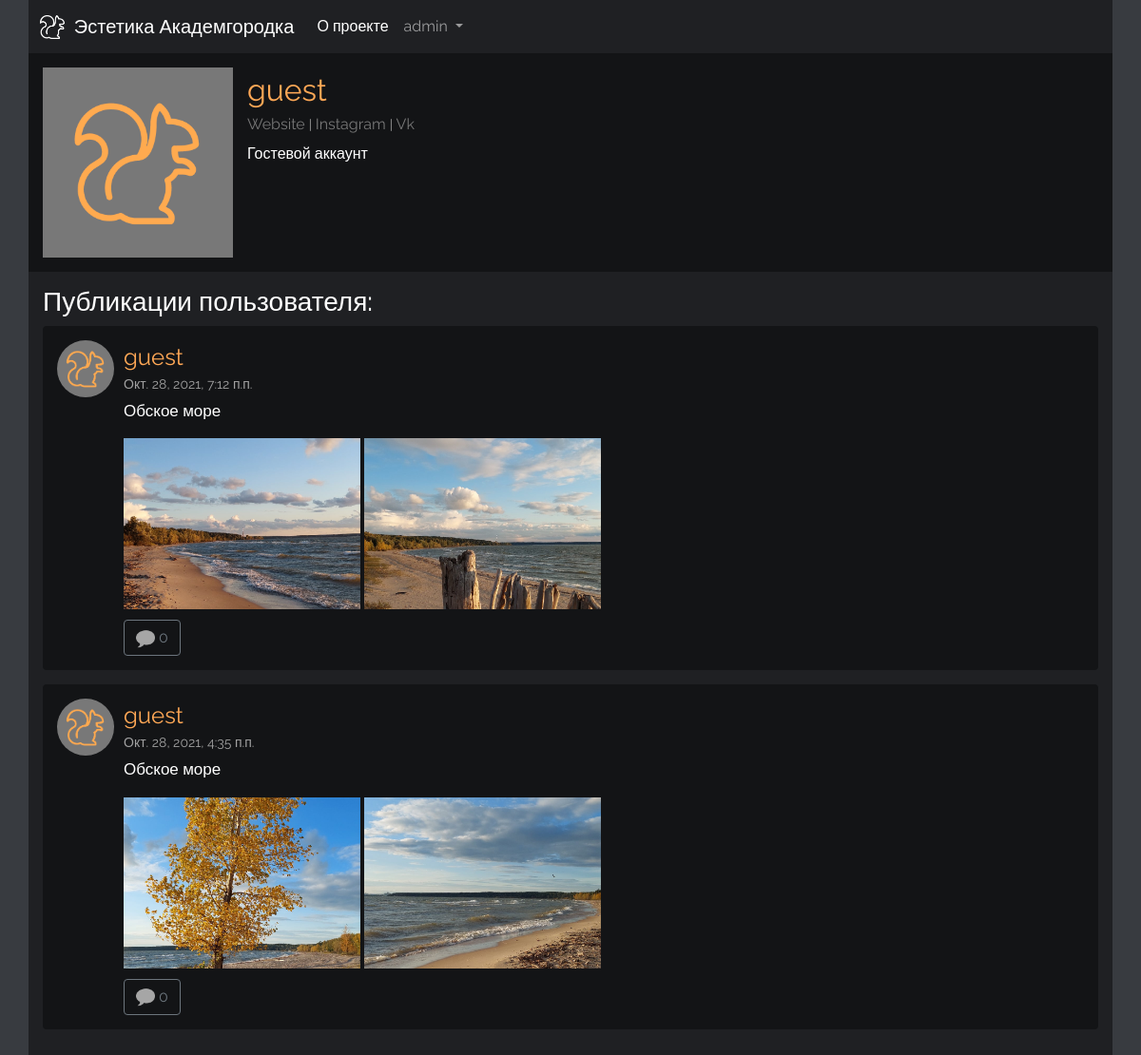
The page /profile/7/ (signed in) on the database its author committed.
### main/models.py (models this page shows, shortened)
class Profile(models.Model):
    user = models.OneToOneField(User, null=True, on_delete=models.CASCADE)
    profile_pic = models.ImageField(null=True, blank=True, default="", upload_to = "profile/")
    bio = models.TextField(null=True, blank=True)
    website_url = models.CharField(max_length=255, null=True, blank=True)
    inst_url = models.CharField(max_length=255, null=True, blank=True)
    vk_url = models.CharField(max_length=255, null=True, blank=True)
    def __str__(self):
        return str(self.user)

class Post(models.Model):
    class Meta:
        verbose_name = 'Post'
        verbose_name_plural = 'Posts'
    post_author = models.ForeignKey(User, on_delete=models.CASCADE)
    post_text = models.TextField()
    post_date = models.DateTimeField(default=timezone.now)

class Photo(models.Model):
    class Meta:
        verbose_name = 'Photo'
        verbose_name_plural = 'Photos'
    post = models.ForeignKey(Post, on_delete=models.CASCADE, null=True, blank=True)
    image = models.ImageField(null=False, blank=False, default="")

### main/views.py (the view)
# urls.py: path('profile/<int:pk>/', views.ProfileView.as_view(), name='profile'),
class ProfileView(generic.DetailView):
    model = Profile
    template_name = 'main/profile.html'
    def get_context_data(self, *args, **kwargs):
        users = Profile.objects.all()
        context = super(ProfileView, self).get_context_data(*args, **kwargs)
        page_user = get_object_or_404(Profile, id=self.kwargs['pk'])
        context["page_user"] = page_user
        user_post_list = Post.objects.filter(post_author = page_user.user).order_by('-post_date')
        context["user_post_list"] = user_post_list
        photo_list = Photo.objects.all()
        context["photo_list"] = photo_list
        return context

### main/templates/main/profile.html (shortened to what this page needs)
<!DOCTYPE html>
<html lang="ru">
<head>
  {% load static %}
  <link rel="stylesheet" href="{% static 'main/css/bootstrap.min.css' %}" type="text/css">
  <link rel="stylesheet" type="text/css" href="{% static 'main/css/style.css' %}">
</head>
<body>
  <div class="container">
    <nav class="navbar-dark navbar navbar-expand-lg">
      <div class="container-fluid">
        <a class="navbar-brand" href="{% url 'main:index' %}">
          <img src="/static/main/img/logo.png" alt="" class="d-inline-block align-text-top logo">
           Эстетика Академгородка
        </a>
        <div class="collapse navbar-collapse" id="navbarNavDropdown">
          <ul class="navbar-nav">
            <li class="nav-item">
              <a class="nav-link active" aria-current="page" href="{% url 'main:about' %}">О проекте</a>
            </li>
            {% if request.user.is_authenticated %}
            <li class="nav-item dropdown">
              <a class="nav-link dropdown-toggle" href="#" id="navbarDropdownMenuLink" role="button" data-bs-toggle="dropdown" aria-expanded="false">
                {{ user.username }}
              </a>
            </li>
            {% endif %}
              </ul>
        </div>
      </div>
    </nav>
    <div class="profile">
      {% if page_user.profile_pic %}
        <img class="profile-photo" src="{{ page_user.profile_pic.url }}" alt="image">
      {% else %}
        <img class="profile-photo" src="/static/main/img/profile-pic.png" alt="image">
      {% endif %}
      <div class="profile-info">
        <div><a class="post-author fs-2" href="{% url 'main:profile' page_user.id %}">{{ page_user }}</a></div>
        {% if page_user.website_url %}
          <a href="https://{{ page_user.website_url }}" target="_blank" class="profile-link">Website</a>
          <span class="vertical-bar"> | </span>
        {% else %}
          <span class="profile-link-disabled">Website</span>
          <span class="vertical-bar"> | </span>
        {% endif %}
        {% if page_user.inst_url %}
          <a href="https://{{ page_user.inst_url }}" target="_blank" class="profile-link">Instagram</a>
          <span class="vertical-bar"> | </span>
        {% else %}
          <span class="profile-link-disabled">Instagram</span>
          <span class="vertical-bar"> | </span>
        {% endif %}
        {% if page_user.vk_url %}
          <a href="https://{{ page_user.vk_url }}" target="_blank" class="profile-link">Vk</a>
        {% else %}
          <span class="profile-link-disabled">Vk</span>
        {% endif %}
        <div class="profile-bio">
          {% if page_user.bio %}
            {{ page_user.bio|linebreaks }}
          {% endif %}
        </div>
      </div>
    </div>
    <div class="posts">
      <h3 class="user-posts-heading">Публикации пользователя:</h3>
      {% for el in user_post_list %}
      <div class="post rounded">
        {% if el.post_author.profile.profile_pic %}
          <img src="{{ el.post_author.profile.profile_pic.url }}" class="post-author-pic" alt="image">
        {% else %}
          <img class="post-author-pic" src="/static/main/img/profile-pic.png" alt="image">
        {% endif %}
        <div class="post-info">
          <div><a class="post-author fs-4" href="{% url 'main:profile' el.post_author.profile.id %}">{{ el.post_author }}</a></div>
          <span class="post-date">{{ el.post_date }} </span>
          <div class="post-text">{{ el.post_text|linebreaks }}</div>
        </div>
        <div class="post-photos">
        {% for photo in photo_list %}
          {% if el == photo.post %}
            <a href="#photo{{photo.id}}" data-bs-toggle="modal" class="photo-link"><img class="post-photo col-xl-3 col-md-4 col-sm-6 col-xs-12" src="{{photo.image.url}}" alt="image"></a>
          {% endif %}
        {% endfor %}
        </div>
        {% if request.user.is_authenticated %}
        <a class="btn btn-outline-secondary comments-count" href="{% url 'main:post' el.id %}" target="_blank">
          <img class="icon" src="/static/main/img/speech-grey.png" alt="Комментарии: "> {{ el.comment_set.count }}
        </a>
        {% endif %}
      </div>
      {% endfor %}
    </div>
  </div>
</body>
</html>

### main/static/main/css/style.css (style rules this page uses)
html, body { background: #383b40; color: #fff; font-family: 'Raleway', sans-serif; }
.container { background: #1f2023; padding: 0; }
.navbar { background: #1f2023; }
.navbar a { color: #fff; }
a.navbar-brand { font-weight: 200; }
.logo { margin: 0 5px 0 0; height: 25px; }
.posts { padding: 15px; }
.post { padding: 15px 15px 15px 15px; margin: 0 0 15px 0; background-color: rgb(19, 20, 22); font-size: 0; }
.post-author-pic { border-radius: 50%; height: 60px; width: 60px; object-fit: cover; margin: 0 10px 8px 0; float: left; }
.post-info { margin: 0 0 0 70px; }
.post-author { color: #ffa856; text-decoration: none; }
.post-date { color: #a1a1a1; font-size: 14px; text-decoration: none; }
.vertical-bar { color: #a1a1a1; font-size: 14px; }
.post-text { font-size: 17px; margin: 5px 0 0 0; }
.post-photos { margin: 0 0 0 68px; }
.post-photo { height: 200px; object-fit: cover; margin: 0 0 4px 0; padding: 0 2px 0 2px; }
@media (max-width: 1400px) { .post-photo { height: 180px; } }
.comments-count { margin: 7px 0 0 70px; font-size: 16px; }
.icon { height: 20px; }
.profile { background-color: rgb(19, 20, 22); min-height: 230px; padding: 15px; }
.profile-photo { display: inline; width: 200px; height: 200px; object-fit: cover; float: left; }
.profile-info { margin: 0 0 0 215px; }
.profile-link-disabled { color: #777777; }
.profile-bio { margin: 7px 0 0 0; }

### rows shown on the page
Profile: user.username "guest", bio "Гостевой аккаунт"
Post: post_author "guest", post_date "Окт. 28, 2021, 7:12 п.п.", post_text "Обское море", comment_set.count "0"
Photo: image (picture)
Photo: image (picture)
Post: post_author "guest", post_date "Окт. 28, 2021, 4:35 п.п.", post_text "Обское море", comment_set.count "0"
Photo: image (picture)
Photo: image (picture)

### other values the page prints
{{ user.username }} "admin"
